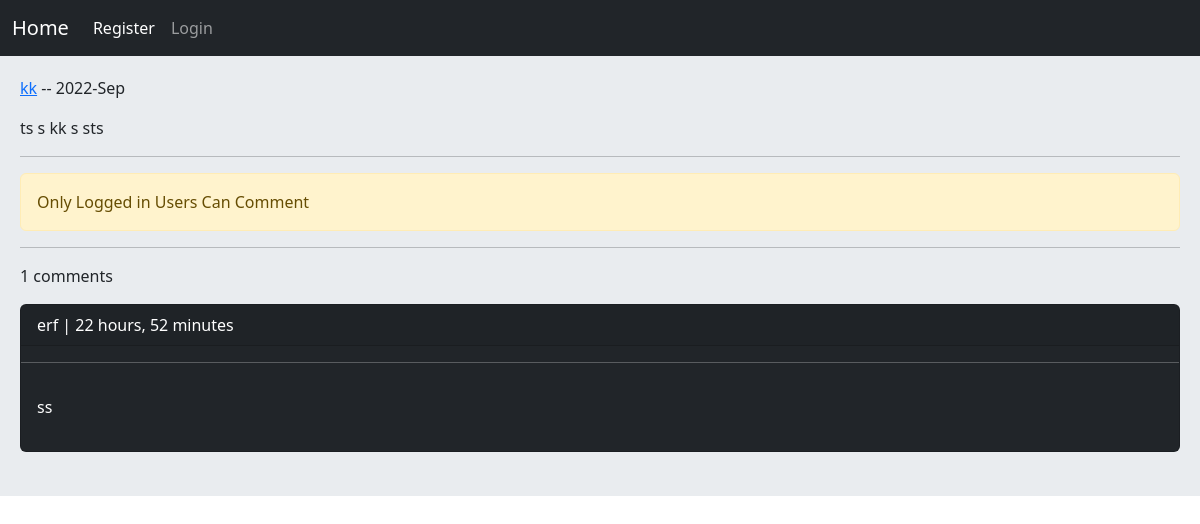
The page /post/11/ts-s-kk-s-sts/ on the database as committed earlier.
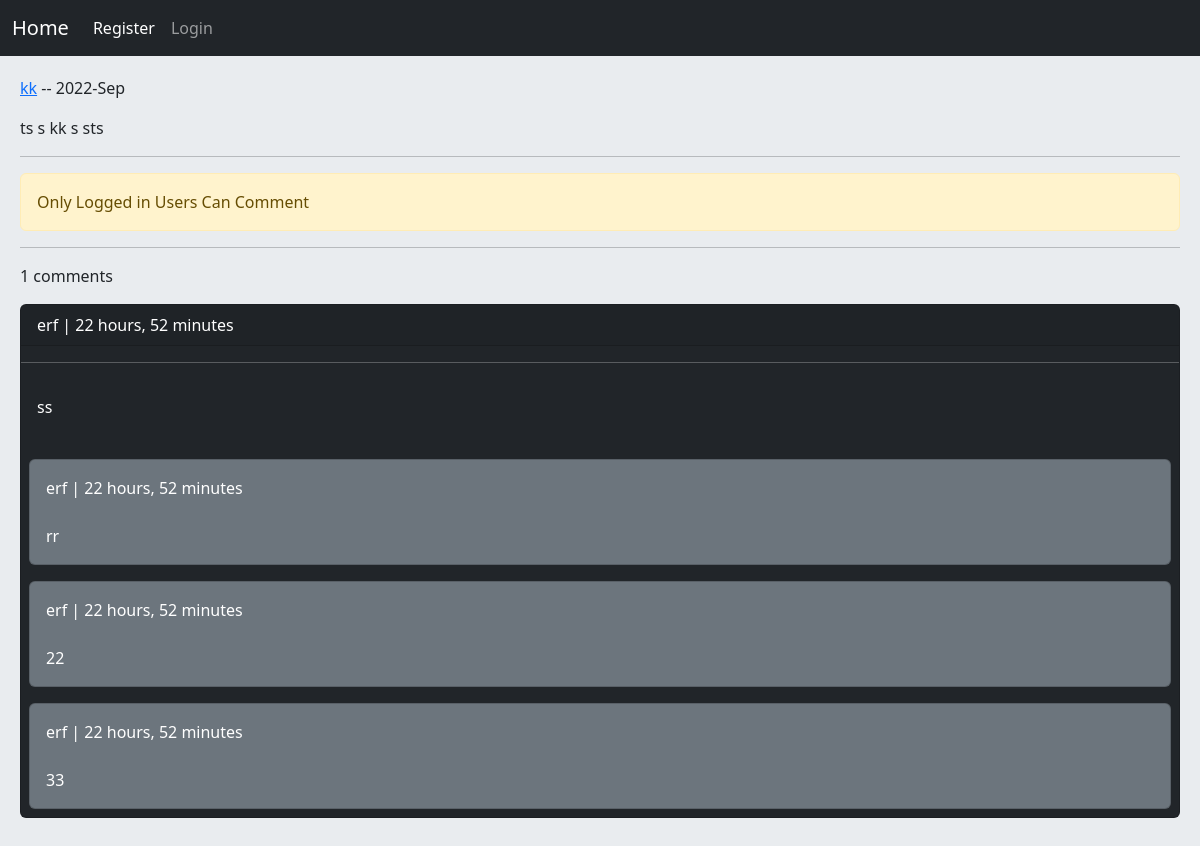
The same page on the database as committed later.
### home/models.py (models this page shows, shortened)
class Post(models.Model):
    user = models.ForeignKey(User, on_delete=models.CASCADE, related_name='posts')
    body = models.TextField()
    slug = models.SlugField()
    created = models.DateTimeField(auto_now_add=True)
    updated = models.DateTimeField(auto_now=True)
    class Meta:
        ordering = ('-created', 'body')

class Comments(models.Model):
    user = models.ForeignKey(User, on_delete=models.CASCADE, related_name='ucomments')
    post = models.ForeignKey(Post, on_delete=models.CASCADE, related_name='pcomments')
    reply = models.ForeignKey('self', on_delete=models.CASCADE, related_name='rcomments', blank=True, null=True)
    is_reply = models.BooleanField(default=False)
    body = models.TextField(max_length=400)
    created = models.DateTimeField(auto_now_add=True)

### home/views.py (the view, shortened to what this page needs)
# urls.py: path('post/<int:post_id>/<slug:post_slug>/', views.PostDetailView.as_view(), name='post_detail'),
class PostDetailView(View):
    form_class = CommentCreateForm
    form_class_reply = CommentReplyForm
    def setup(self, request, *args, **kwargs):
        self.post_instance = Post.objects.get(pk=kwargs['post_id'], slug=kwargs['post_slug'])
        return super().setup(request, *args, **kwargs)
    def get(self,request, *args, **kwargs):
        try:
            comments = self.post_instance.pcomments.filter(is_reply=False)
            return render(request, 'home/detail.html', {'post': self.post_instance,
                                                        'comments': comments,
                                                        'form': self.form_class,
                                                        'reply_form': self.form_class_reply, })
        except ObjectDoesNotExist:
            messages.warning(request, 'Page Not Found', 'warning')
            return redirect('home:home')

### home/templates/home/detail.html (shortened to what this page needs)
{% extends 'base.html' %}
{% block content %}
        <p><a class="" href="{% url 'accounts:user_profile' post.user.id %}">{{ post.user.username }}</a> -- {{ post.updated|date:"Y-M" }}</p>
        <p>{{ post.body }}</p>
    <hr/>
    {% if request.user.is_authenticated %}
        <a href="{% url 'home:post_like' post.id %}" class="btn btn-info col-md-2"> Like {{ post.likes_count }} </a>
        <form action="" method="post">
            {% csrf_token %}
            {{ form.as_p }}
            <input class="btn btn-info" type="submit" value="Send Comment">
        </form>
    {% else %}
        <p class="alert alert-warning"> Only Logged in Users Can Comment </p>
    {% endif %}
    <hr/>
    <p>{{ comments.count }} comments</p>
    {% for comment in comments %}
        <div class="card bg-dark text-white">
            <p class="card-header">{{ comment.user }} | {{ comment.created|timesince }}</p>
            <hr/>
            <p class="card-body">{{ comment.body }}</p>
            {% with replies=comment.rcomments.all %}
                {% for reply in replies %}
                <div class="card bg-secondary text-white p-2 m-2">
                    <p class="card-body p-1 m-1"> {{ reply.user }} | {{ comment.created|timesince }}
                    <br/><br/>{{ reply.body }} </p>
                </div>
                {% endfor %}
            {% endwith %}
        </div>
        <br/>
    {% empty %}
        <p> There Is No Reply For This Post.. </p>
    {% endfor %}
{% endblock %}

### templates/base.html (shortened to what this page needs)
<!DOCTYPE html>
<html lang="en">
<head>
    <link href="https://cdn.jsdelivr.net/npm/bootstrap@5.2.1/dist/css/bootstrap.min.css" rel="stylesheet">
</head>
<body>
    {% include 'inc/navbar.html' %}
    <div class="jumbotron">
        {% block content %}  {% endblock %}
    </div>
</body>
</html>

### templates/inc/navbar.html (shortened to what this page needs)
<nav class="navbar navbar-expand-lg navbar-dark bg-dark">
  <div class="container-fluid">
    <a class="navbar-brand" href="{% url 'home:home' %}">Home</a>
    <div class="collapse navbar-collapse" id="navbarNav">
      <ul class="navbar-nav">
          {% if request.user.is_authenticated %}
        <li class="nav-item">
          <a class="nav-link active" aria-current="page" href="{% url 'accounts:user_profile' request.user.id %}">Profile</a>
        </li>
        <li class="nav-item">
          <a class="nav-link" href="{% url 'accounts:user_logout' %}">logout</a>
        </li>
        {% else %}
        <li class="nav-item">
          <a class="nav-link active" aria-current="page" href="{% url 'accounts:user_register' %}">Register</a>
        </li>
        <li class="nav-item">
          <a class="nav-link" href="{% url 'accounts:user_login' %}">Login</a>
        </li>
        {% endif %}
      </ul>
    </div>
  </div>
</nav>

### templates/base.html (style rules this page uses)
.jumbotron { padding: 20px; margin-bottom: 20px; background-color: #e9ecef; }

Rows that differ between the two databases and show on the page:
added Comments: user "erf", {{ comment.created|timesince }} "22 hours, 52 minutes", body "rr"
added Comments: user "erf", {{ comment.created|timesince }} "22 hours, 52 minutes", body "22"
added Comments: user "erf", {{ comment.created|timesince }} "22 hours, 52 minutes", body "33"
